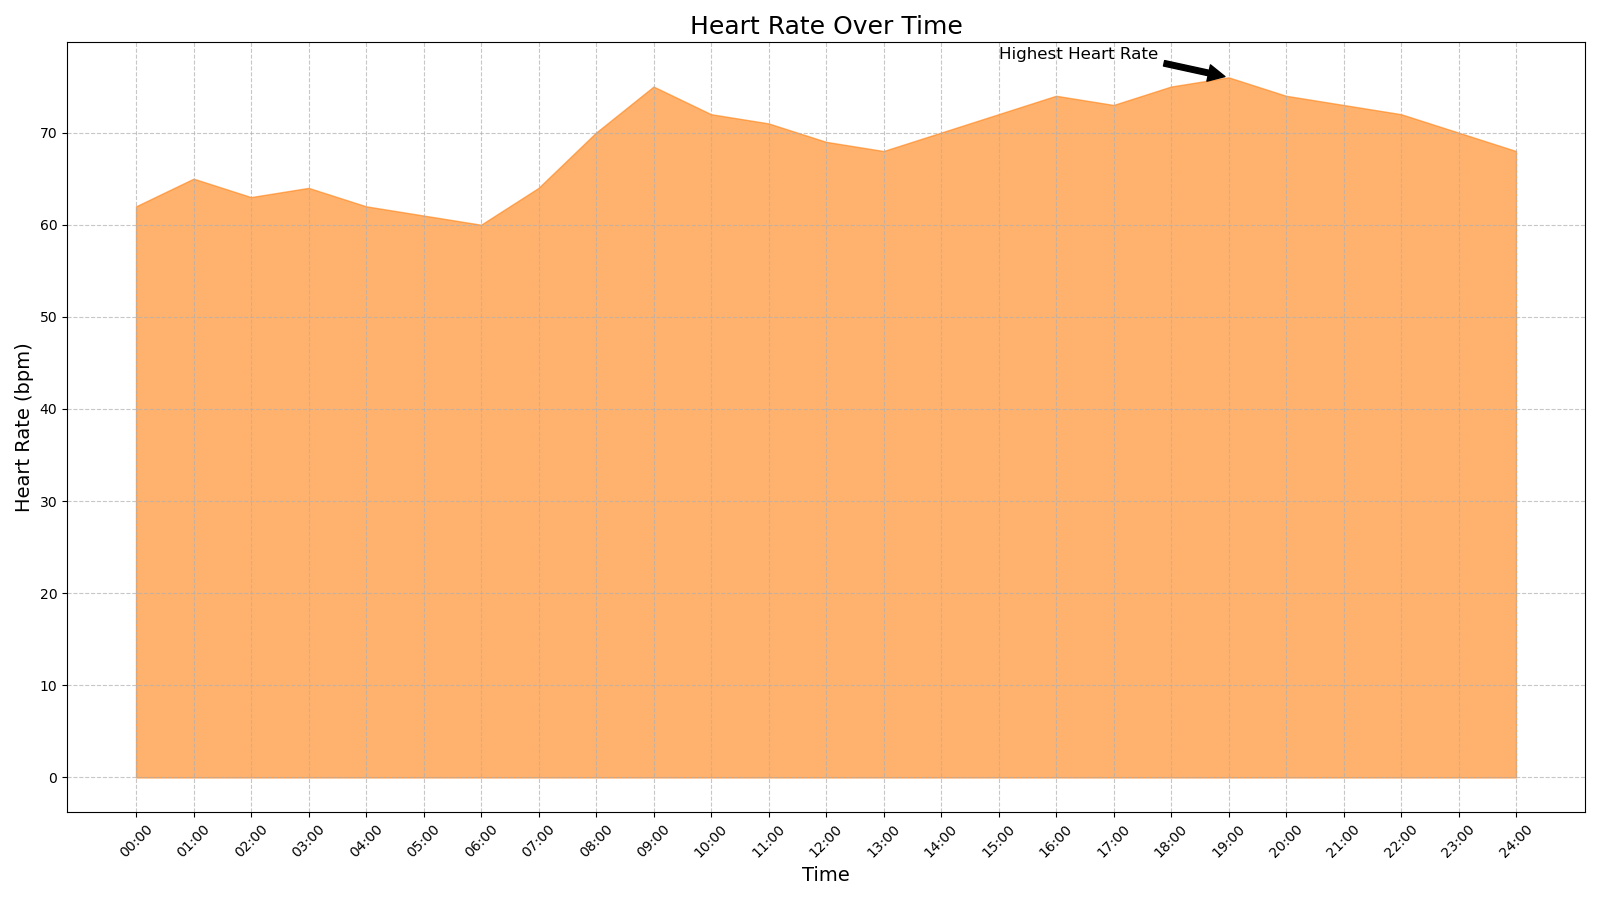

Source code (Python):

import matplotlib.pyplot as plt
import pandas as pd

# Data
data = {
    'Time': ['00:00', '01:00', '02:00', '03:00', '04:00', '05:00', '06:00', '07:00', 
             '08:00', '09:00', '10:00', '11:00', '12:00', '13:00', '14:00', '15:00', 
             '16:00', '17:00', '18:00', '19:00', '20:00', '21:00', '22:00', '23:00', 
             '24:00'],
    'Heart_Rate': [62, 65, 63, 64, 62, 61, 60, 64, 70, 75, 72, 71, 69, 68, 70, 72, 
                   74, 73, 75, 76, 74, 73, 72, 70, 68]
}

# Convert to DataFrame
df = pd.DataFrame(data)

# Plot
plt.figure(figsize=(16, 9))
plt.fill_between(df['Time'], df['Heart_Rate'], color='#ff7f0e', alpha=0.6)

# Title and labels
plt.title('Heart Rate Over Time', fontsize=18, loc='center')
plt.xlabel('Time', fontsize=14)
plt.ylabel('Heart Rate (bpm)', fontsize=14)

# Annotations
plt.annotate('Highest Heart Rate', xy=('19:00', 76), xytext=('15:00', 78),
             arrowprops=dict(facecolor='black', shrink=0.05),
             fontsize=12, color='black')

# Adjustments
plt.xticks(rotation=45)
plt.grid(True, linestyle='--', alpha=0.7)

# Display the plot
plt.tight_layout()
plt.show()
